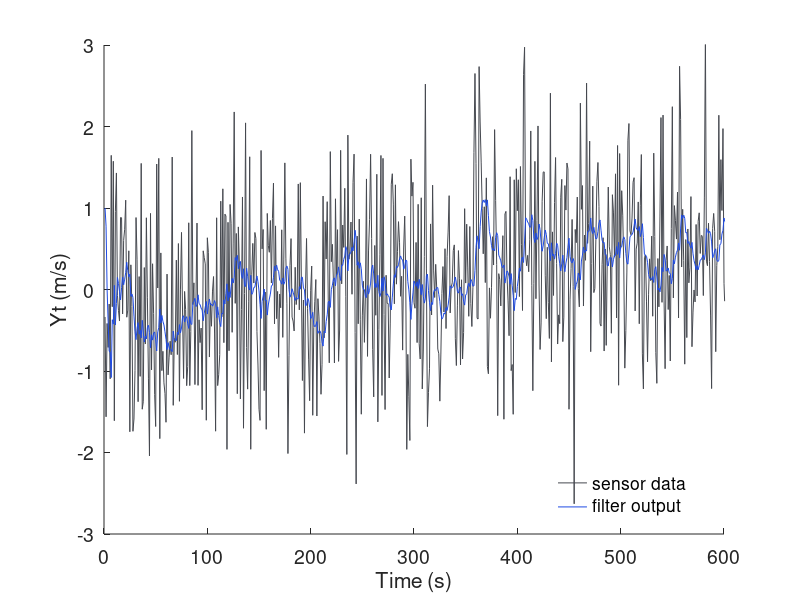

Reproduce this figure in MATLAB.
% John Lawler
% ECE 8540 Lab 4 - Kalman Filter
clc;
clear all;

%% Read in data
file = fopen('1D-data.txt', 'r');
format = '%f';
Data = fscanf(file, format);
fclose(file);

%% Initalize our state matricies
R = 10;
M = [1 0];
X_tt = [1; 0];
Q = [0 0; 0 0.0005];
I = [1 0; 0 1];
phi = [1 1; 0 1];
yvals = [X_tt(1)];
S_t1t1 = [1 0; 0 1];
time = 1:size(Data);



%% perform looping process 

for t = 1:size(Data)

    % 1: Predict next state
    X_tt1 = phi * X_tt;
    
    % 2: Predict next covariant
    S_tt1 = phi * S_t1t1 * transpose(phi) + Q;
    
    % 3: obtain next measurement Yt
    Yt = Data(t);
    
    % 4: find K gain
    Kt = S_tt1*transpose(M)*((M*S_tt1*transpose(M) + R)^-1);
    
    % 5: update state Xtt
    X_tt = X_tt1 + Kt*(Yt - M*X_tt1)
    
    % 6: update state cov Stt
    S_t1t1 = (I - Kt*M)*S_tt1
    
    
    %yvals = [yvals; X_tt(1)];
    yvals(end+1) = X_tt(1)
end
yvals(end) = [];

%% Plotting the data for Part 1
g = figure(1);
hold on
axis padded
axis([0 600 -3 3]);
set(gca, 'FontSize', 14)
d = plot(time, Data)
y = plot(time, yvals)
set(d, 'Color', '#45484f');
set(y, 'Color', '#1e4ae3');
xlabel('Time (s)')
ylabel('Yt (m/s)')
leg = legend('sensor data    ','filter output   ', 'Location', 'southeast');
leg_pos = get(leg,'position') ;
set(leg, 'FontName', 'Helvetica');
legend boxoff
%set(leg,'position',[leg_pos(1),leg_pos(2),...
 %                   leg_pos(3),leg_pos(4)]) ;
                


 

 
 
 
 
 